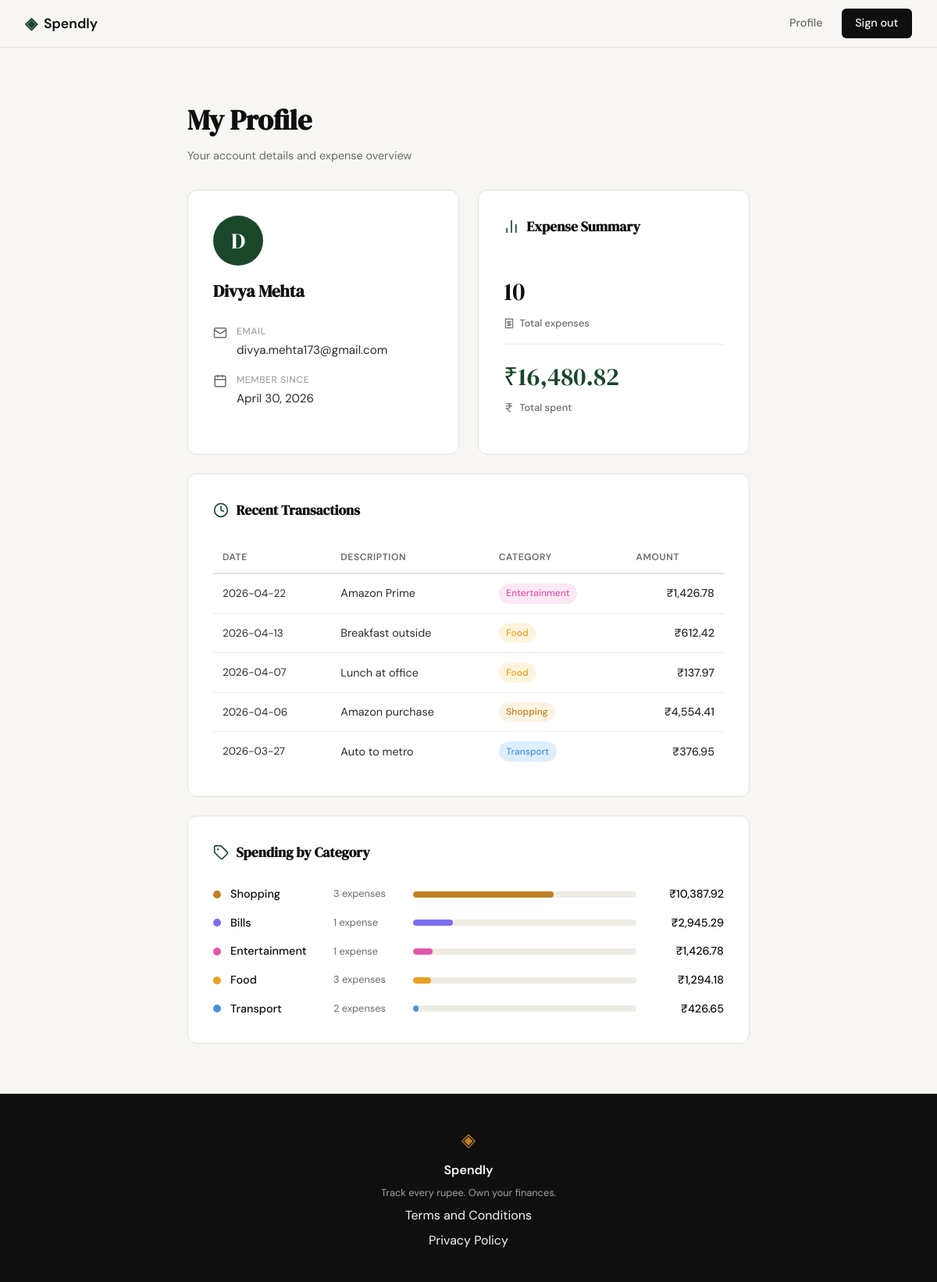
Screenshot of /profile (signed in) with the database file from the repository.
### tables this page shows
CREATE TABLE users (
            id            INTEGER PRIMARY KEY AUTOINCREMENT,
            name          TEXT    NOT NULL,
            email         TEXT    UNIQUE NOT NULL,
            password_hash TEXT    NOT NULL,
            created_at    TEXT    DEFAULT (datetime('now'))
        );

CREATE TABLE expenses (
            id          INTEGER PRIMARY KEY AUTOINCREMENT,
            user_id     INTEGER NOT NULL REFERENCES users(id),
            amount      REAL    NOT NULL,
            category    TEXT    NOT NULL,
            date        TEXT    NOT NULL,
            description TEXT,
            created_at  TEXT    DEFAULT (datetime('now'))
        );

### app.py (the view)
@app.route("/profile")
def profile():
    if not session.get("user_id"):
        flash("Please log in to view your profile.")
        return redirect(url_for("login"))
    from datetime import datetime
    user = get_user_by_id(session["user_id"])
    summary = get_expense_summary(session["user_id"])
    recent = get_recent_transactions(session["user_id"])
    categories = get_category_totals(session["user_id"])
    member_since = datetime.strptime(user["created_at"], "%Y-%m-%d %H:%M:%S").strftime("%B %d, %Y")
    return render_template("profile.html", user=user, summary=summary,
                           member_since=member_since, recent=recent, categories=categories)

### database/db.py (called while the page is built)
def get_db():
    conn = sqlite3.connect(DB_PATH)
    conn.row_factory = sqlite3.Row
    conn.execute("PRAGMA foreign_keys = ON")
    return conn

def get_user_by_id(user_id):
    conn = get_db()
    user = conn.execute(
        "SELECT * FROM users WHERE id = ?", (user_id,)
    ).fetchone()
    conn.close()
    return user

def get_recent_transactions(user_id, limit=5):
    conn = get_db()
    rows = conn.execute(
        "SELECT id, amount, category, date, description "
        "FROM expenses WHERE user_id = ? ORDER BY date DESC, id DESC LIMIT ?",
        (user_id, limit)
    ).fetchall()
    conn.close()
    return rows

def get_category_totals(user_id):
    conn = get_db()
    rows = conn.execute(
        "SELECT category, COUNT(*) AS count, SUM(amount) AS total "
        "FROM expenses WHERE user_id = ? GROUP BY category ORDER BY total DESC",
        (user_id,)
    ).fetchall()
    conn.close()
    return rows

def get_expense_summary(user_id):
    conn = get_db()
    row = conn.execute(
        "SELECT COUNT(*) AS count, COALESCE(SUM(amount), 0) AS total "
        "FROM expenses WHERE user_id = ?",
        (user_id,)
    ).fetchone()
    conn.close()
    return {"count": row["count"], "total": row["total"]}

### templates/profile.html (shortened to what this page needs)
{% extends "base.html" %}
{% block content %}
<section class="profile-page">
    <div class="profile-inner">
        <div class="profile-header">
            <h1 class="profile-title">My Profile</h1>
            <p class="profile-subtitle">Your account details and expense overview</p>
        </div>
        <div class="profile-grid">
            <div class="profile-card">
                <div class="profile-avatar">{{ user["name"][0].upper() }}</div>
                <h2 class="profile-name">{{ user["name"] }}</h2>
                <div class="profile-fields">
                    <div class="profile-field">
                        <i data-lucide="mail" class="profile-field-icon"></i>
                        <div>
                            <div class="profile-field-label">Email</div>
                            <div class="profile-field-value">{{ user["email"] }}</div>
                        </div>
                    </div>
                    <div class="profile-field">
                        <i data-lucide="calendar" class="profile-field-icon"></i>
                        <div>
                            <div class="profile-field-label">Member since</div>
                            <div class="profile-field-value">{{ member_since }}</div>
                        </div>
                    </div>
                </div>
            </div>
            <div class="profile-card">
                <div class="profile-card-heading">
                    <i data-lucide="bar-chart-2" class="profile-card-icon"></i>
                    <h2 class="profile-card-title">Expense Summary</h2>
                </div>
                <div class="profile-stats">
                    <div class="profile-stat">
                        <div class="profile-stat-value">{{ summary["count"] }}</div>
                        <div class="profile-stat-label">
                            <i data-lucide="receipt" class="profile-stat-icon"></i>
                            Total expenses
                        </div>
                    </div>
                    <div class="profile-stat-divider"></div>
                    <div class="profile-stat">
                        <div class="profile-stat-value profile-stat-amount">
                            ₹{{ "{:,.2f}".format(summary["total"]) }}
                        </div>
                        <div class="profile-stat-label">
                            <i data-lucide="indian-rupee" class="profile-stat-icon"></i>
                            Total spent
                        </div>
                    </div>
                </div>
            </div>
        </div>
        <div class="profile-card profile-section">
            <div class="profile-card-heading">
                <i data-lucide="clock" class="profile-card-icon"></i>
                <h2 class="profile-card-title">Recent Transactions</h2>
            </div>
            {% if recent %}
            <div class="tx-table-wrap">
                <table class="tx-table">
                    <thead>
                        <tr>
                            <th>Date</th>
                            <th>Description</th>
                            <th>Category</th>
                            <th class="tx-right">Amount</th>
                        </tr>
                    </thead>
                    <tbody>
                        {% for tx in recent %}
                        <tr>
                            <td class="tx-date">{{ tx["date"] }}</td>
                            <td class="tx-desc">{{ tx["description"] or "—" }}</td>
                            <td><span class="tx-badge tx-badge-{{ tx['category'] | lower }}">{{ tx["category"] }}</span></td>
                            <td class="tx-right tx-amount">₹{{ "{:,.2f}".format(tx["amount"]) }}</td>
                        </tr>
                        {% endfor %}
                    </tbody>
                </table>
            </div>
            {% else %}
            <p class="profile-empty">No transactions yet.</p>
            {% endif %}
        </div>
        <div class="profile-card profile-section">
            <div class="profile-card-heading">
                <i data-lucide="tag" class="profile-card-icon"></i>
                <h2 class="profile-card-title">Spending by Category</h2>
            </div>
            {% if categories %}
            <ul class="cat-list">
                {% for cat in categories %}
                <li class="cat-row">
                    <span class="cat-dot cat-dot-{{ cat['category'] | lower }}"></span>
                    <span class="cat-name">{{ cat["category"] }}</span>
                    <span class="cat-count">{{ cat["count"] }} expense{{ "s" if cat["count"] != 1 else "" }}</span>
                    <div class="cat-bar-track">
                        <div class="cat-bar cat-bar-{{ cat['category'] | lower }}"
                             style="width: {{ ((cat['total'] / summary['total'] * 100) | round(1)) if summary['total'] > 0 else 0 }}%"></div>
                    </div>
                    <span class="cat-total">₹{{ "{:,.2f}".format(cat["total"]) }}</span>
                </li>
                {% endfor %}
            </ul>
            {% else %}
            <p class="profile-empty">No category data yet.</p>
            {% endif %}
        </div>
    </div>
</section>
{% endblock %}

### rows the page displays
users: name "D", name "Divya Mehta", email "divya.mehta173@gmail.com"
expenses: date "2026-04-22", description "Amazon Prime", category "Entertainment", amount "1,426.78", count "1", total "1,426.78"
expenses: date "2026-04-13", description "Breakfast outside", category "Food", amount "612.42"
expenses: date "2026-04-07", description "Lunch at office", category "Food", amount "137.97"
expenses: date "2026-04-06", description "Amazon purchase", category "Shopping", amount "4,554.41"
expenses: date "2026-03-27", description "Auto to metro", category "Transport", amount "376.95"
expenses: category "Bills", count "1", total "2,945.29"

### other values shown
{{ member_since }} "April 30, 2026"
{{ summary["count"] }} "10"
{{ "{:,.2f}".format(summary["total"]) }} "16,480.82"
{{ cat["category"] }} "Shopping" "Food" "Transport"
{{ cat["count"] }} "3" "3" "2"
{{ "s" if cat["count"] != 1 else "" }} "s" "s" "s"
{{ "{:,.2f}".format(cat["total"]) }} "10,387.92" "1,294.18" "426.65"
